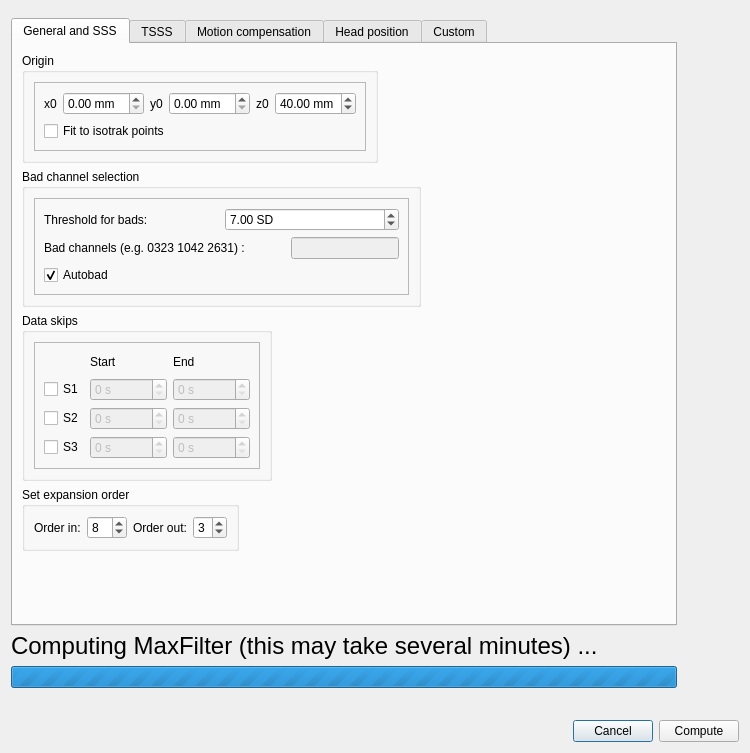
<?xml version="1.0" encoding="UTF-8"?>
<ui version="4.0">
 <class>Dialog</class>
 <widget class="QDialog" name="Dialog">
  <property name="geometry">
   <rect>
    <x>0</x>
    <y>0</y>
    <width>750</width>
    <height>753</height>
   </rect>
  </property>
  <property name="windowTitle">
   <string>MaxFilter Settings</string>
  </property>
  <layout class="QGridLayout" name="gridLayout_11">
   <item row="1" column="0">
    <layout class="QHBoxLayout" name="horizontalLayout_15">
     <item>
      <spacer name="horizontalSpacer">
       <property name="orientation">
        <enum>Qt::Horizontal</enum>
       </property>
       <property name="sizeHint" stdset="0">
        <size>
         <width>40</width>
         <height>20</height>
        </size>
       </property>
      </spacer>
     </item>
     <item>
      <widget class="QPushButton" name="pushButton_2">
       <property name="text">
        <string>Cancel</string>
       </property>
      </widget>
     </item>
     <item>
      <widget class="QPushButton" name="pushButton">
       <property name="text">
        <string>Compute</string>
       </property>
      </widget>
     </item>
    </layout>
   </item>
   <item row="0" column="0">
    <widget class="QScrollArea" name="scrollArea">
     <property name="frameShape">
      <enum>QFrame::NoFrame</enum>
     </property>
     <property name="widgetResizable">
      <bool>true</bool>
     </property>
     <widget class="QWidget" name="scrollAreaWidgetContents">
      <property name="geometry">
       <rect>
        <x>0</x>
        <y>0</y>
        <width>732</width>
        <height>701</height>
       </rect>
      </property>
      <property name="minimumSize">
       <size>
        <width>626</width>
        <height>669</height>
       </size>
      </property>
      <widget class="QWidget" name="layoutWidget">
       <property name="geometry">
        <rect>
         <x>0</x>
         <y>7</y>
         <width>666</width>
         <height>670</height>
        </rect>
       </property>
       <layout class="QVBoxLayout" name="verticalLayout_2">
        <item>
         <widget class="QTabWidget" name="tabWidgetMaxFilterSettings">
          <property name="currentIndex">
           <number>0</number>
          </property>
          <widget class="QWidget" name="tabGeneral">
           <attribute name="title">
            <string>General and SSS</string>
           </attribute>
           <layout class="QFormLayout" name="formLayout_2">
            <property name="fieldGrowthPolicy">
             <enum>QFormLayout::AllNonFixedFieldsGrow</enum>
            </property>
            <item row="3" column="0">
             <layout class="QHBoxLayout" name="horizontalLayout_7">
              <item>
               <widget class="QGroupBox" name="groupBoxOrigin">
                <property name="sizePolicy">
                 <sizepolicy hsizetype="Maximum" vsizetype="Maximum">
                  <horstretch>0</horstretch>
                  <verstretch>0</verstretch>
                 </sizepolicy>
                </property>
                <property name="title">
                 <string>Origin</string>
                </property>
                <layout class="QGridLayout" name="gridLayout_4">
                 <item row="0" column="0">
                  <widget class="QFrame" name="frame_6">
                   <property name="frameShape">
                    <enum>QFrame::StyledPanel</enum>
                   </property>
                   <property name="frameShadow">
                    <enum>QFrame::Raised</enum>
                   </property>
                   <layout class="QGridLayout" name="gridLayout_2">
                    <item row="1" column="0">
                     <widget class="QCheckBox" name="checkBoxFit">
                      <property name="text">
                       <string>Fit to isotrak points</string>
                      </property>
                     </widget>
                    </item>
                    <item row="0" column="0">
                     <layout class="QHBoxLayout" name="horizontalLayout_2">
                      <item>
                       <layout class="QHBoxLayout" name="horizontalLayout_3">
                        <property name="sizeConstraint">
                         <enum>QLayout::SetMaximumSize</enum>
                        </property>
                        <item>
                         <widget class="QLabel" name="labelX0">
                          <property name="text">
                           <string>x0</string>
                          </property>
                         </widget>
                        </item>
                        <item>
                         <widget class="QDoubleSpinBox" name="doubleSpinBoxX0">
                          <property name="suffix">
                           <string> mm</string>
                          </property>
                         </widget>
                        </item>
                       </layout>
                      </item>
                      <item>
                       <layout class="QHBoxLayout" name="horizontalLayout_4">
                        <item>
                         <widget class="QLabel" name="labelY0">
                          <property name="text">
                           <string>y0</string>
                          </property>
                         </widget>
                        </item>
                        <item>
                         <widget class="QDoubleSpinBox" name="doubleSpinBoxY0">
                          <property name="suffix">
                           <string> mm</string>
                          </property>
                         </widget>
                        </item>
                       </layout>
                      </item>
                      <item>
                       <layout class="QHBoxLayout" name="horizontalLayout">
                        <item>
                         <widget class="QLabel" name="labelZ0">
                          <property name="text">
                           <string>z0</string>
                          </property>
                         </widget>
                        </item>
                        <item>
                         <widget class="QDoubleSpinBox" name="doubleSpinBoxZ0">
                          <property name="suffix">
                           <string> mm</string>
                          </property>
                          <property name="value">
                           <double>40.000000000000000</double>
                          </property>
                         </widget>
                        </item>
                       </layout>
                      </item>
                     </layout>
                    </item>
                   </layout>
                  </widget>
                 </item>
                </layout>
               </widget>
              </item>
             </layout>
            </item>
            <item row="5" column="0">
             <widget class="QGroupBox" name="groupBoxDataSkips">
              <property name="title">
               <string>Data skips</string>
              </property>
              <layout class="QGridLayout" name="gridLayout_6">
               <item row="0" column="0">
                <widget class="QFrame" name="frame_5">
                 <property name="frameShape">
                  <enum>QFrame::StyledPanel</enum>
                 </property>
                 <property name="frameShadow">
                  <enum>QFrame::Raised</enum>
                 </property>
                 <layout class="QGridLayout" name="gridLayout_5">
                  <item row="1" column="0">
                   <layout class="QGridLayout" name="gridLayout_12">
                    <item row="1" column="0">
                     <widget class="QCheckBox" name="checkBoxSkip_1">
                      <property name="text">
                       <string>S1</string>
                      </property>
                     </widget>
                    </item>
                    <item row="2" column="0">
                     <widget class="QCheckBox" name="checkBoxSkip_2">
                      <property name="text">
                       <string>S2</string>
                      </property>
                     </widget>
                    </item>
                    <item row="3" column="2">
                     <widget class="QSpinBox" name="spinBoxSkipEnd_3">
                      <property name="enabled">
                       <bool>false</bool>
                      </property>
                      <property name="suffix">
                       <string> s</string>
                      </property>
                      <property name="maximum">
                       <number>100000</number>
                      </property>
                     </widget>
                    </item>
                    <item row="3" column="1">
                     <widget class="QSpinBox" name="spinBoxSkipStart_3">
                      <property name="enabled">
                       <bool>false</bool>
                      </property>
                      <property name="suffix">
                       <string> s</string>
                      </property>
                      <property name="maximum">
                       <number>100000</number>
                      </property>
                     </widget>
                    </item>
                    <item row="3" column="0">
                     <widget class="QCheckBox" name="checkBoxSkip_3">
                      <property name="text">
                       <string>S3</string>
                      </property>
                     </widget>
                    </item>
                    <item row="1" column="2">
                     <widget class="QSpinBox" name="spinBoxSkipEnd_1">
                      <property name="enabled">
                       <bool>false</bool>
                      </property>
                      <property name="suffix">
                       <string> s</string>
                      </property>
                      <property name="maximum">
                       <number>100000</number>
                      </property>
                     </widget>
                    </item>
                    <item row="0" column="1">
                     <widget class="QLabel" name="label_5">
                      <property name="text">
                       <string>Start</string>
                      </property>
                     </widget>
                    </item>
                    <item row="2" column="1">
                     <widget class="QSpinBox" name="spinBoxSkipStart_2">
                      <property name="enabled">
                       <bool>false</bool>
                      </property>
                      <property name="suffix">
                       <string> s</string>
                      </property>
                      <property name="maximum">
                       <number>100000</number>
                      </property>
                     </widget>
                    </item>
                    <item row="0" column="0">
                     <spacer name="horizontalSpacer_4">
                      <property name="orientation">
                       <enum>Qt::Horizontal</enum>
                      </property>
                      <property name="sizeHint" stdset="0">
                       <size>
                        <width>40</width>
                        <height>20</height>
                       </size>
                      </property>
                     </spacer>
                    </item>
                    <item row="0" column="2">
                     <widget class="QLabel" name="label_6">
                      <property name="text">
                       <string>End</string>
                      </property>
                     </widget>
                    </item>
                    <item row="1" column="1">
                     <widget class="QSpinBox" name="spinBoxSkipStart_1">
                      <property name="enabled">
                       <bool>false</bool>
                      </property>
                      <property name="suffix">
                       <string> s</string>
                      </property>
                      <property name="maximum">
                       <number>100000</number>
                      </property>
                     </widget>
                    </item>
                    <item row="2" column="2">
                     <widget class="QSpinBox" name="spinBoxSkipEnd_2">
                      <property name="enabled">
                       <bool>false</bool>
                      </property>
                      <property name="suffix">
                       <string> s</string>
                      </property>
                      <property name="maximum">
                       <number>100000</number>
                      </property>
                     </widget>
                    </item>
                   </layout>
                  </item>
                 </layout>
                </widget>
               </item>
              </layout>
             </widget>
            </item>
            <item row="6" column="0">
             <widget class="QGroupBox" name="groupBox">
              <property name="enabled">
               <bool>true</bool>
              </property>
              <property name="title">
               <string>Set expansion order</string>
              </property>
              <layout class="QGridLayout" name="gridLayout">
               <item row="0" column="0">
                <layout class="QHBoxLayout" name="horizontalLayout_8">
                 <item>
                  <widget class="QLabel" name="labelOrderIn">
                   <property name="text">
                    <string>Order in:</string>
                   </property>
                  </widget>
                 </item>
                 <item>
                  <widget class="QSpinBox" name="spinBoxOrderIn">
                   <property name="minimum">
                    <number>5</number>
                   </property>
                   <property name="maximum">
                    <number>11</number>
                   </property>
                   <property name="value">
                    <number>8</number>
                   </property>
                  </widget>
                 </item>
                 <item>
                  <widget class="QLabel" name="labelOrderOut">
                   <property name="text">
                    <string>Order out:</string>
                   </property>
                  </widget>
                 </item>
                 <item>
                  <widget class="QSpinBox" name="spinBoxOrderOut">
                   <property name="minimum">
                    <number>1</number>
                   </property>
                   <property name="maximum">
                    <number>5</number>
                   </property>
                   <property name="value">
                    <number>3</number>
                   </property>
                  </widget>
                 </item>
                </layout>
               </item>
              </layout>
             </widget>
            </item>
            <item row="4" column="0">
             <widget class="QGroupBox" name="groupBoxBadChannel">
              <property name="title">
               <string>Bad channel selection</string>
              </property>
              <layout class="QGridLayout" name="gridLayout_9">
               <item row="0" column="1">
                <widget class="QFrame" name="frame_3">
                 <property name="frameShape">
                  <enum>QFrame::StyledPanel</enum>
                 </property>
                 <property name="frameShadow">
                  <enum>QFrame::Raised</enum>
                 </property>
                 <layout class="QGridLayout" name="gridLayout_8">
                  <item row="0" column="0">
                   <layout class="QGridLayout" name="gridLayout_7">
                    <item row="0" column="0">
                     <layout class="QHBoxLayout" name="horizontalLayout_6">
                      <item>
                       <widget class="QLabel" name="labelBadLimit">
                        <property name="text">
                         <string>Threshold for bads:</string>
                        </property>
                       </widget>
                      </item>
                      <item>
                       <widget class="QDoubleSpinBox" name="doubleSpinBoxBadLimit">
                        <property name="suffix">
                         <string> SD</string>
                        </property>
                        <property name="value">
                         <double>7.000000000000000</double>
                        </property>
                       </widget>
                      </item>
                     </layout>
                    </item>
                    <item row="2" column="0">
                     <layout class="QHBoxLayout" name="horizontalLayout_5">
                      <item>
                       <widget class="QLabel" name="labelBad">
                        <property name="text">
                         <string>Bad channels (e.g. 0323 1042 2631) :</string>
                        </property>
                       </widget>
                      </item>
                      <item>
                       <spacer name="horizontalSpacer_2">
                        <property name="orientation">
                         <enum>Qt::Horizontal</enum>
                        </property>
                        <property name="sizeHint" stdset="0">
                         <size>
                          <width>40</width>
                          <height>20</height>
                         </size>
                        </property>
                       </spacer>
                      </item>
                      <item>
                       <widget class="QLineEdit" name="lineEditBad">
                        <property name="enabled">
                         <bool>false</bool>
                        </property>
                       </widget>
                      </item>
                     </layout>
                    </item>
                    <item row="3" column="0">
                     <widget class="QCheckBox" name="checkBoxAutobad">
                      <property name="text">
                       <string>Autobad</string>
                      </property>
                      <property name="checked">
                       <bool>true</bool>
                      </property>
                     </widget>
                    </item>
                   </layout>
                  </item>
                 </layout>
                </widget>
               </item>
              </layout>
             </widget>
            </item>
           </layout>
          </widget>
          <widget class="QWidget" name="tabTSSS">
           <attribute name="title">
            <string>TSSS</string>
           </attribute>
           <widget class="QCheckBox" name="checkBoxtSSS">
            <property name="enabled">
             <bool>true</bool>
            </property>
            <property name="geometry">
             <rect>
              <x>10</x>
              <y>10</y>
              <width>351</width>
              <height>26</height>
             </rect>
            </property>
            <property name="text">
             <string>tSSS filtering enabled</string>
            </property>
            <property name="checked">
             <bool>false</bool>
            </property>
           </widget>
           <widget class="QFrame" name="frame">
            <property name="enabled">
             <bool>false</bool>
            </property>
            <property name="geometry">
             <rect>
              <x>20</x>
              <y>40</y>
              <width>361</width>
              <height>91</height>
             </rect>
            </property>
            <property name="layoutDirection">
             <enum>Qt::LeftToRight</enum>
            </property>
            <property name="frameShape">
             <enum>QFrame::StyledPanel</enum>
            </property>
            <property name="frameShadow">
             <enum>QFrame::Raised</enum>
            </property>
            <widget class="QWidget" name="formLayoutWidget">
             <property name="geometry">
              <rect>
               <x>10</x>
               <y>10</y>
               <width>341</width>
               <height>71</height>
              </rect>
             </property>
             <layout class="QFormLayout" name="formLayout">
              <property name="fieldGrowthPolicy">
               <enum>QFormLayout::AllNonFixedFieldsGrow</enum>
              </property>
              <item row="0" column="0">
               <widget class="QLabel" name="labelDataBufferLength">
                <property name="text">
                 <string>Data buffer length:</string>
                </property>
               </widget>
              </item>
              <item row="1" column="0">
               <widget class="QLabel" name="labelSubspaceCorrelationLimit">
                <property name="text">
                 <string>Subspace correlation limit:</string>
                </property>
               </widget>
              </item>
              <item row="0" column="1">
               <widget class="QSpinBox" name="spinBoxBufferLength">
                <property name="suffix">
                 <string> s</string>
                </property>
                <property name="maximum">
                 <number>120</number>
                </property>
                <property name="value">
                 <number>20</number>
                </property>
               </widget>
              </item>
              <item row="1" column="1">
               <widget class="QDoubleSpinBox" name="doubleSpinBoxCorr">
                <property name="maximum">
                 <double>1.000000000000000</double>
                </property>
                <property name="singleStep">
                 <double>0.010000000000000</double>
                </property>
                <property name="value">
                 <double>0.980000000000000</double>
                </property>
               </widget>
              </item>
             </layout>
            </widget>
           </widget>
          </widget>
          <widget class="QWidget" name="tabMC">
           <attribute name="title">
            <string>Motion compensation</string>
           </attribute>
           <widget class="QCheckBox" name="checkBoxMaxMove">
            <property name="enabled">
             <bool>true</bool>
            </property>
            <property name="geometry">
             <rect>
              <x>10</x>
              <y>49</y>
              <width>300</width>
              <height>26</height>
             </rect>
            </property>
            <property name="text">
             <string>Motion compensation (MaxMove) enabled</string>
            </property>
            <property name="checked">
             <bool>false</bool>
            </property>
           </widget>
           <widget class="QSpinBox" name="spinBoxLineFreq">
            <property name="geometry">
             <rect>
              <x>117</x>
              <y>11</y>
              <width>68</width>
              <height>31</height>
             </rect>
            </property>
            <property name="suffix">
             <string> Hz</string>
            </property>
            <property name="minimum">
             <number>50</number>
            </property>
            <property name="maximum">
             <number>60</number>
            </property>
            <property name="singleStep">
             <number>10</number>
            </property>
           </widget>
           <widget class="QLabel" name="labelLineFreq">
            <property name="geometry">
             <rect>
              <x>11</x>
              <y>16</y>
              <width>100</width>
              <height>21</height>
             </rect>
            </property>
            <property name="sizePolicy">
             <sizepolicy hsizetype="Preferred" vsizetype="Fixed">
              <horstretch>0</horstretch>
              <verstretch>0</verstretch>
             </sizepolicy>
            </property>
            <property name="text">
             <string>Line frequency:</string>
            </property>
           </widget>
           <zorder>checkBoxMaxMove</zorder>
           <zorder>labelLineFreq</zorder>
           <zorder>spinBoxLineFreq</zorder>
          </widget>
          <widget class="QWidget" name="tabHP">
           <attribute name="title">
            <string>Head position</string>
           </attribute>
           <layout class="QGridLayout" name="gridLayout_10">
            <item row="0" column="0">
             <widget class="QFrame" name="frame_2">
              <property name="enabled">
               <bool>true</bool>
              </property>
              <property name="layoutDirection">
               <enum>Qt::LeftToRight</enum>
              </property>
              <property name="frameShape">
               <enum>QFrame::StyledPanel</enum>
              </property>
              <property name="frameShadow">
               <enum>QFrame::Raised</enum>
              </property>
              <layout class="QFormLayout" name="formLayout_3">
               <property name="fieldGrowthPolicy">
                <enum>QFormLayout::AllNonFixedFieldsGrow</enum>
               </property>
               <item row="0" column="0">
                <layout class="QVBoxLayout" name="verticalLayout">
                 <item>
                  <widget class="QRadioButton" name="radioButtonPositionDefault">
                   <property name="enabled">
                    <bool>true</bool>
                   </property>
                   <property name="text">
                    <string>Transform data into default head position</string>
                   </property>
                   <property name="checked">
                    <bool>true</bool>
                   </property>
                  </widget>
                 </item>
                 <item>
                  <widget class="QRadioButton" name="radioButtonPositionFile">
                   <property name="text">
                    <string>Transform data to head position in a file:</string>
                   </property>
                  </widget>
                 </item>
                 <item>
                  <layout class="QHBoxLayout" name="horizontalLayout_9">
                   <item>
                    <widget class="QLineEdit" name="lineEditFile">
                     <property name="enabled">
                      <bool>true</bool>
                     </property>
                     <property name="inputMask">
                      <string/>
                     </property>
                    </widget>
                   </item>
                   <item>
                    <widget class="QPushButton" name="pushButtonBrowsePositionFile">
                     <property name="enabled">
                      <bool>false</bool>
                     </property>
                     <property name="text">
                      <string>Browse...</string>
                     </property>
                    </widget>
                   </item>
                  </layout>
                 </item>
                 <item>
                  <widget class="QRadioButton" name="radioButtonPositionAverage">
                   <property name="text">
                    <string>Transform data into averaged head position</string>
                   </property>
                  </widget>
                 </item>
                </layout>
               </item>
               <item row="1" column="0">
                <widget class="QCheckBox" name="checkBoxStorePosition">
                 <property name="text">
                  <string>Store head position data in an ASCII file</string>
                 </property>
                </widget>
               </item>
              </layout>
             </widget>
            </item>
           </layout>
          </widget>
          <widget class="QWidget" name="tabCustom">
           <attribute name="title">
            <string>Custom</string>
           </attribute>
           <widget class="QWidget" name="layoutWidget">
            <property name="geometry">
             <rect>
              <x>20</x>
              <y>30</y>
              <width>491</width>
              <height>211</height>
             </rect>
            </property>
            <layout class="QVBoxLayout" name="verticalLayout_3">
             <item>
              <widget class="QLabel" name="labelCustom">
               <property name="text">
                <string>Custom parameters:</string>
               </property>
              </widget>
             </item>
             <item>
              <widget class="QTextEdit" name="textEditCustom"/>
             </item>
            </layout>
           </widget>
           <widget class="QLabel" name="label">
            <property name="geometry">
             <rect>
              <x>20</x>
              <y>250</y>
              <width>491</width>
              <height>51</height>
             </rect>
            </property>
            <property name="text">
             <string>Fill field with custom commands separated with a single space, for example: -history -force -def -maint</string>
            </property>
            <property name="wordWrap">
             <bool>true</bool>
            </property>
           </widget>
          </widget>
         </widget>
        </item>
        <item>
         <widget class="QLabel" name="labelComputeMaxFilter">
          <property name="font">
           <font>
            <pointsize>18</pointsize>
           </font>
          </property>
          <property name="text">
           <string>Computing MaxFilter (this may take several minutes) ...</string>
          </property>
          <property name="scaledContents">
           <bool>false</bool>
          </property>
         </widget>
        </item>
        <item>
         <widget class="QProgressBar" name="progressBarComputeMaxFilter">
          <property name="minimum">
           <number>0</number>
          </property>
          <property name="maximum">
           <number>0</number>
          </property>
          <property name="value">
           <number>0</number>
          </property>
          <property name="textVisible">
           <bool>true</bool>
          </property>
         </widget>
        </item>
       </layout>
      </widget>
     </widget>
    </widget>
   </item>
  </layout>
 </widget>
 <tabstops>
  <tabstop>checkBoxFit</tabstop>
  <tabstop>doubleSpinBoxX0</tabstop>
  <tabstop>doubleSpinBoxY0</tabstop>
  <tabstop>doubleSpinBoxZ0</tabstop>
  <tabstop>doubleSpinBoxBadLimit</tabstop>
  <tabstop>spinBoxOrderOut</tabstop>
  <tabstop>spinBoxOrderIn</tabstop>
  <tabstop>checkBoxAutobad</tabstop>
  <tabstop>spinBoxBufferLength</tabstop>
  <tabstop>doubleSpinBoxCorr</tabstop>
  <tabstop>checkBoxMaxMove</tabstop>
  <tabstop>textEditCustom</tabstop>
  <tabstop>pushButton</tabstop>
  <tabstop>pushButton_2</tabstop>
  <tabstop>checkBoxSkip_1</tabstop>
  <tabstop>checkBoxSkip_2</tabstop>
  <tabstop>spinBoxSkipEnd_3</tabstop>
  <tabstop>spinBoxSkipStart_3</tabstop>
  <tabstop>checkBoxSkip_3</tabstop>
  <tabstop>spinBoxSkipEnd_1</tabstop>
  <tabstop>spinBoxSkipStart_2</tabstop>
  <tabstop>spinBoxSkipStart_1</tabstop>
  <tabstop>spinBoxSkipEnd_2</tabstop>
  <tabstop>checkBoxtSSS</tabstop>
  <tabstop>spinBoxLineFreq</tabstop>
 </tabstops>
 <resources/>
 <connections>
  <connection>
   <sender>checkBoxAutobad</sender>
   <signal>toggled(bool)</signal>
   <receiver>labelBad</receiver>
   <slot>setDisabled(bool)</slot>
   <hints>
    <hint type="sourcelabel">
     <x>182</x>
     <y>335</y>
    </hint>
    <hint type="destinationlabel">
     <x>185</x>
     <y>307</y>
    </hint>
   </hints>
  </connection>
  <connection>
   <sender>checkBoxFit</sender>
   <signal>toggled(bool)</signal>
   <receiver>doubleSpinBoxX0</receiver>
   <slot>setDisabled(bool)</slot>
   <hints>
    <hint type="sourcelabel">
     <x>145</x>
     <y>170</y>
    </hint>
    <hint type="destinationlabel">
     <x>159</x>
     <y>141</y>
    </hint>
   </hints>
  </connection>
  <connection>
   <sender>checkBoxFit</sender>
   <signal>toggled(bool)</signal>
   <receiver>doubleSpinBoxY0</receiver>
   <slot>setDisabled(bool)</slot>
   <hints>
    <hint type="sourcelabel">
     <x>235</x>
     <y>170</y>
    </hint>
    <hint type="destinationlabel">
     <x>281</x>
     <y>141</y>
    </hint>
   </hints>
  </connection>
  <connection>
   <sender>checkBoxFit</sender>
   <signal>toggled(bool)</signal>
   <receiver>doubleSpinBoxZ0</receiver>
   <slot>setDisabled(bool)</slot>
   <hints>
    <hint type="sourcelabel">
     <x>318</x>
     <y>170</y>
    </hint>
    <hint type="destinationlabel">
     <x>403</x>
     <y>141</y>
    </hint>
   </hints>
  </connection>
  <connection>
   <sender>checkBoxSkip_1</sender>
   <signal>toggled(bool)</signal>
   <receiver>spinBoxSkipStart_1</receiver>
   <slot>setEnabled(bool)</slot>
   <hints>
    <hint type="sourcelabel">
     <x>84</x>
     <y>451</y>
    </hint>
    <hint type="destinationlabel">
     <x>176</x>
     <y>453</y>
    </hint>
   </hints>
  </connection>
  <connection>
   <sender>checkBoxSkip_1</sender>
   <signal>toggled(bool)</signal>
   <receiver>spinBoxSkipEnd_1</receiver>
   <slot>setEnabled(bool)</slot>
   <hints>
    <hint type="sourcelabel">
     <x>84</x>
     <y>451</y>
    </hint>
    <hint type="destinationlabel">
     <x>268</x>
     <y>453</y>
    </hint>
   </hints>
  </connection>
  <connection>
   <sender>checkBoxSkip_2</sender>
   <signal>toggled(bool)</signal>
   <receiver>spinBoxSkipStart_2</receiver>
   <slot>setEnabled(bool)</slot>
   <hints>
    <hint type="sourcelabel">
     <x>84</x>
     <y>482</y>
    </hint>
    <hint type="destinationlabel">
     <x>176</x>
     <y>484</y>
    </hint>
   </hints>
  </connection>
  <connection>
   <sender>checkBoxSkip_2</sender>
   <signal>toggled(bool)</signal>
   <receiver>spinBoxSkipEnd_2</receiver>
   <slot>setEnabled(bool)</slot>
   <hints>
    <hint type="sourcelabel">
     <x>84</x>
     <y>482</y>
    </hint>
    <hint type="destinationlabel">
     <x>268</x>
     <y>484</y>
    </hint>
   </hints>
  </connection>
  <connection>
   <sender>checkBoxSkip_3</sender>
   <signal>toggled(bool)</signal>
   <receiver>spinBoxSkipStart_3</receiver>
   <slot>setEnabled(bool)</slot>
   <hints>
    <hint type="sourcelabel">
     <x>84</x>
     <y>513</y>
    </hint>
    <hint type="destinationlabel">
     <x>176</x>
     <y>515</y>
    </hint>
   </hints>
  </connection>
  <connection>
   <sender>checkBoxSkip_3</sender>
   <signal>toggled(bool)</signal>
   <receiver>spinBoxSkipEnd_3</receiver>
   <slot>setEnabled(bool)</slot>
   <hints>
    <hint type="sourcelabel">
     <x>84</x>
     <y>513</y>
    </hint>
    <hint type="destinationlabel">
     <x>268</x>
     <y>515</y>
    </hint>
   </hints>
  </connection>
  <connection>
   <sender>checkBoxtSSS</sender>
   <signal>toggled(bool)</signal>
   <receiver>frame</receiver>
   <slot>setEnabled(bool)</slot>
   <hints>
    <hint type="sourcelabel">
     <x>31</x>
     <y>75</y>
    </hint>
    <hint type="destinationlabel">
     <x>41</x>
     <y>151</y>
    </hint>
   </hints>
  </connection>
  <connection>
   <sender>pushButton_2</sender>
   <signal>clicked()</signal>
   <receiver>Dialog</receiver>
   <slot>reject()</slot>
   <hints>
    <hint type="sourcelabel">
     <x>553</x>
     <y>724</y>
    </hint>
    <hint type="destinationlabel">
     <x>422</x>
     <y>5</y>
    </hint>
   </hints>
  </connection>
  <connection>
   <sender>pushButton</sender>
   <signal>clicked()</signal>
   <receiver>Dialog</receiver>
   <slot>accept()</slot>
   <hints>
    <hint type="sourcelabel">
     <x>639</x>
     <y>724</y>
    </hint>
    <hint type="destinationlabel">
     <x>538</x>
     <y>5</y>
    </hint>
   </hints>
  </connection>
  <connection>
   <sender>checkBoxAutobad</sender>
   <signal>toggled(bool)</signal>
   <receiver>lineEditBad</receiver>
   <slot>setDisabled(bool)</slot>
   <hints>
    <hint type="sourcelabel">
     <x>208</x>
     <y>335</y>
    </hint>
    <hint type="destinationlabel">
     <x>463</x>
     <y>307</y>
    </hint>
   </hints>
  </connection>
 </connections>
 <buttongroups>
  <buttongroup name="buttonGroupFormat"/>
 </buttongroups>
</ui>
